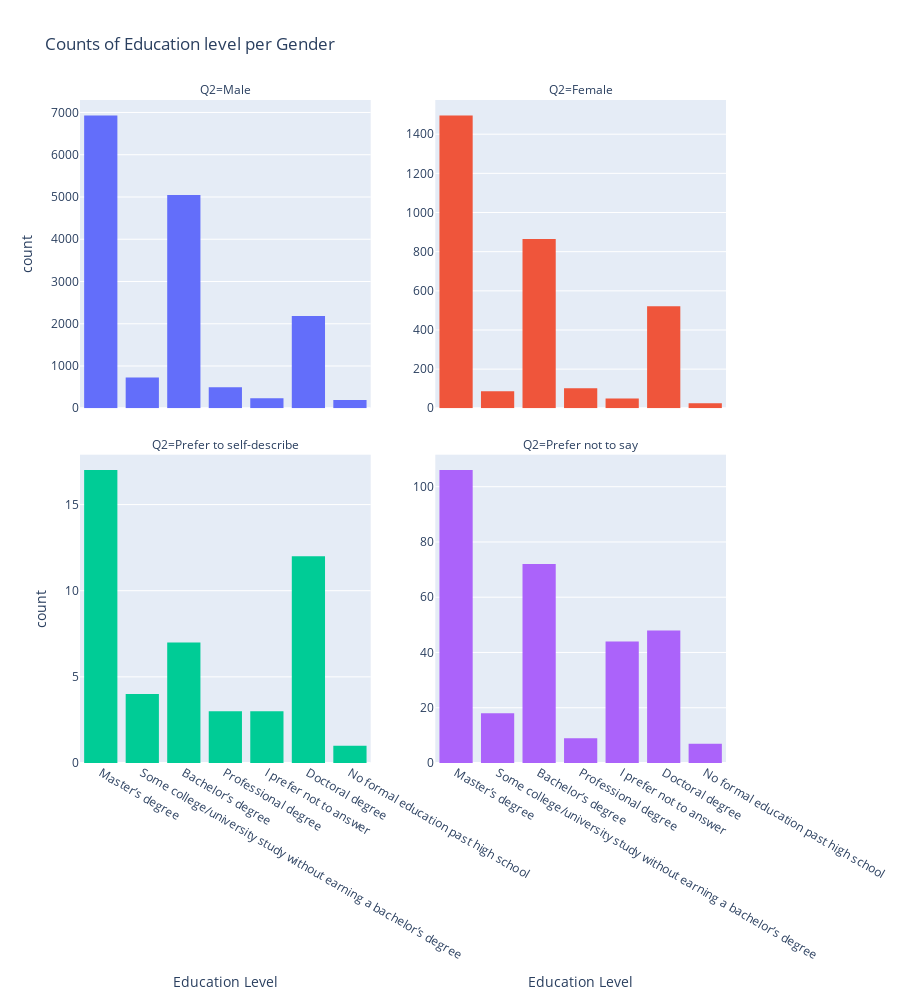

This figure's notebook cell:
### Markdown cell above
Stwórzmy kolejny diagram przedstawiający te same informacje, ale na 4 różnych wykresach

### Code cell
fig = px.histogram(df, "Q4", 
                   facet_col="Q2", 
                   color="Q2",
                   title="Counts of Education level per Gender",
                   labels={"Q4": "Education Level"},
                   height=1000, 
                   facet_col_wrap=2, 
                   facet_col_spacing=0.1,
                   )
fig.update_layout(showlegend=False, xaxis={'categoryorder':'total descending'})
fig.update_yaxes(matches=None, showticklabels=True)
#fig.update_xaxes(showticklabels=True)
fig.show()

### Figure 1 — Plotly figure (JSON) as saved in the notebook; plotly's stock layout.template omitted (floating-point values rounded to 4 significant figures; data arrays with more than 128 entries replaced by an {"elided": "..."} marker saying what was removed)
{"data": [{"alignmentgroup": "True", "bingroup": "x", "hovertemplate": "Q2=Male<br>Education Level=%{x}<br>count=%{y}<extra></extra>", "legendgroup": "Male", "marker": {"color": "#636efa", "pattern": {"shape": ""}}, "name": "Male", "offsetgroup": "Male", "orientation": "v", "showlegend": true, "type": "histogram", "x": {"elided": "16138 str values"}, "xaxis": "x3", "yaxis": "y3"}, {"alignmentgroup": "True", "bingroup": "x", "hovertemplate": "Q2=Female<br>Education Level=%{x}<br>count=%{y}<extra></extra>", "legendgroup": "Female", "marker": {"color": "#EF553B", "pattern": {"shape": ""}}, "name": "Female", "offsetgroup": "Female", "orientation": "v", "showlegend": true, "type": "histogram", "x": {"elided": "3212 str values"}, "xaxis": "x4", "yaxis": "y4"}, {"alignmentgroup": "True", "bingroup": "x", "hovertemplate": "Q2=Prefer to self-describe<br>Education Level=%{x}<br>count=%{y}<extra></extra>", "legendgroup": "Prefer to self-describe", "marker": {"color": "#00cc96", "pattern": {"shape": ""}}, "name": "Prefer to self-describe", "offsetgroup": "Prefer to self-describe", "orientation": "v", "showlegend": true, "type": "histogram", "x": ["Doctoral degree", "Doctoral degree", "Professional degree", "Master’s degree", "Doctoral degree", "Bachelor’s degree", "Bachelor’s degree", "Master’s degree", "Doctoral degree", "Some college/university study without earning a bachelor’s degree", "Professional degree", "Master’s degree", "Master’s degree", "Bachelor’s degree", "Bachelor’s degree", "Doctoral degree", "Doctoral degree", "Master’s degree", "Master’s degree", "Doctoral degree", "Master’s degree", "Master’s degree", "I prefer not to answer", "I prefer not to answer", "Master’s degree", "Doctoral degree", null, "Master’s degree", "Doctoral degree", "Doctoral degree", "Doctoral degree", "Some college/university study without earning a bachelor’s degree", "I prefer not to answer", null, "Master’s degree", "Bachelor’s degree", "Bachelor’s degree", "Some college/university study without earning a bachelor’s degree", "Master’s degree", "Professional degree", "Master’s degree", "Master’s degree", "No formal education past high school", "Some college/university study without earning a bachelor’s degree", "Master’s degree", "Bachelor’s degree", "Doctoral degree", "Master’s degree", "Master’s degree"], "xaxis": "x", "yaxis": "y"}, {"alignmentgroup": "True", "bingroup": "x", "hovertemplate": "Q2=Prefer not to say<br>Education Level=%{x}<br>count=%{y}<extra></extra>", "legendgroup": "Prefer not to say", "marker": {"color": "#ab63fa", "pattern": {"shape": ""}}, "name": "Prefer not to say", "offsetgroup": "Prefer not to say", "orientation": "v", "showlegend": true, "type": "histogram", "x": {"elided": "318 str values"}, "xaxis": "x2", "yaxis": "y2"}], "layout": {"annotations": [{"font": {}, "showarrow": false, "text": "Q2=Prefer to self-describe", "x": 0.225, "xanchor": "center", "xref": "paper", "y": 0.465, "yanchor": "bottom", "yref": "paper"}, {"font": {}, "showarrow": false, "text": "Q2=Prefer not to say", "x": 0.775, "xanchor": "center", "xref": "paper", "y": 0.465, "yanchor": "bottom", "yref": "paper"}, {"font": {}, "showarrow": false, "text": "Q2=Male", "x": 0.225, "xanchor": "center", "xref": "paper", "y": 1.0, "yanchor": "bottom", "yref": "paper"}, {"font": {}, "showarrow": false, "text": "Q2=Female", "x": 0.775, "xanchor": "center", "xref": "paper", "y": 1.0, "yanchor": "bottom", "yref": "paper"}], "barmode": "relative", "height": 1000, "legend": {"title": {"text": "Q2"}, "tracegroupgap": 0}, "showlegend": false, "title": {"text": "Counts of Education level per Gender"}, "xaxis": {"anchor": "y", "categoryorder": "total descending", "domain": [0, 0.45], "title": {"text": "Education Level"}}, "xaxis2": {"anchor": "y2", "domain": [0.55, 1], "matches": "x", "title": {"text": "Education Level"}}, "xaxis3": {"anchor": "y3", "domain": [0, 0.45], "matches": "x", "showticklabels": false}, "xaxis4": {"anchor": "y4", "domain": [0.55, 1], "matches": "x", "showticklabels": false}, "yaxis": {"anchor": "x", "domain": [0, 0.465], "showticklabels": true, "title": {"text": "count"}}, "yaxis2": {"anchor": "x2", "domain": [0, 0.465], "showticklabels": true}, "yaxis3": {"anchor": "x3", "domain": [0.535, 1.0], "showticklabels": true, "title": {"text": "count"}}, "yaxis4": {"anchor": "x4", "domain": [0.535, 1.0], "showticklabels": true}}}
